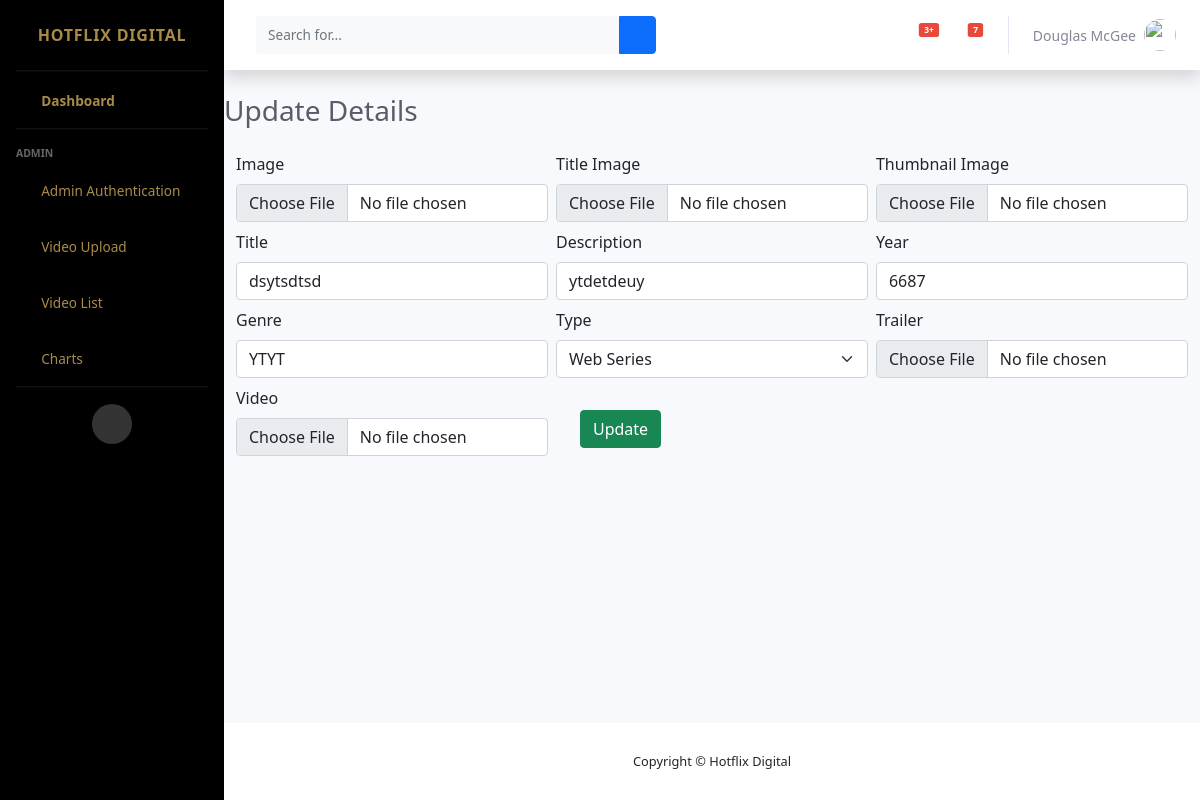
Page /update/35 on the committed database.
### adminpannel/models.py (models this page shows)
class VideosDetails(models.Model):
    class VIDEOS(models.TextChoices):
        MusicVideos = 'Music Videos'
        WebSeries = 'Web Series'
        Movies = 'Movies'
        Trailers = 'Trailers'
        Kids = 'Kids'
        Devotional = 'Devotional'
    image = models.ImageField(upload_to ='image/')
    titleImage = models.ImageField(upload_to ='titleImage/')
    thumbnailImage = models.ImageField(upload_to ='thumbnailImage/')
    title = models.CharField(max_length=100)
    description = models.CharField(max_length=2000)
    year = models.IntegerField(null=True)
    genre = models.CharField(null=True, max_length=100)
    type = models.CharField(
        max_length=12,
        choices=VIDEOS.choices,
        default=VIDEOS.MusicVideos,
    )
    trailer = models.FileField(upload_to='tailers/', null=True, verbose_name="Trailer")
    video = models.FileField(upload_to='videos/%y', null=True, verbose_name="Video")

### adminpannel/views.py (the view)
# urls.py: path('update/<int:id>', views.update, name='update'),
def update(request, id):
  mymember = VideosDetails.objects.get(id=id)
  template = loader.get_template('videoUpdate.html')
  context = {
    'mymember': mymember,
  }
  return HttpResponse(template.render(context, request))

### adminpannel/templates/videoUpdate.html (shortened to what this page needs)
{% extends 'dashboardBase.html' %}
{% load static %}
{% block content %}
<!doctype html>
<html lang="en">
  <head>
    <link href="https://cdn.jsdelivr.net/npm/bootstrap@5.0.2/dist/css/bootstrap.min.css" rel="stylesheet">
  </head>
  <body>
    <div class="d-sm-flex align-items-center justify-content-between mb-4">
      <h1 class="h3 mb-0 text-gray-800"> Update Details</h1>
      </div>
    <div class="container-fluid">
      <form action="updaterecord/{{ mymember.id }}" method="POST" class="row g-2" enctype="multipart/form-data">
        <div class="col-md-4">
          <label for="formFile" class="form-label">Image</label>
          <input class="form-control" type="file" id="formFile" name="image" value="{{ mymember.image}}">
        </div>
        <div class="col-md-4">
          <label for="formFile" class="form-label">Title Image</label>
          <input class="form-control" type="file" id="formFile" name="titleImage" value="{{ mymember.titleImage}}">
        </div>
        <div class="col-md-4">
          <label for="formFile" class="form-label">Thumbnail Image</label>
          <input class="form-control" type="file" id="formFile" name="thumbnailImage" value="{{ mymember.thumbnailImage}}">
        </div>
        <div class="col-md-4">
          <label for="inputEmail4" class="form-label">Title</label>
          <input type="text" class="form-control" id="inputEmail4" name="title" value="{{ mymember.title }}">
        </div>
        <div class="col-md-4">
          <label for="inputEmail4" class="form-label">Description</label>
          <input type="text" class="form-control" id="inputEmail4" name="description" value="{{ mymember.description}}">
        </div>
        <div class="col-md-4">
          <label for="inputEmail4" class="form-label">Year</label>
          <input type="text" class="form-control" id="inputEmail4" name="year" value="{{ mymember.year }}">
        </div>
        <div class="col-md-4">
          <label for="inputEmail4" class="form-label">Genre</label>
          <input type="text" class="form-control" id="inputEmail4" name="genre" value="{{ mymember.genre}}">
        </div>
        <div class="col-md-4">
          <label for="inputState" class="form-label">Type</label><br>
          <select id="inputState" class="form-select" name="type" value="{{ mymember.type}}">
            <option selected>{{mymember.type}}</option>
          </select>
        </div>
        <div class="col-md-4">
          <label for="formFile" class="form-label">Trailer</label>
          <input class="form-control" type="file" id="formFile" name="trailer" value="{{ mymember.trailer }}">
        </div>
        <div class="col-md-4">
          <label for="formFile" class="form-label">Video</label>
          <input class="form-control" type="file" id="formFile" name="video" value="{{ mymember.video }}">
        </div>
        <div class="col-md-4">
          <button type="submit" class="btn btn-success btn-rounded m-4">Update</button>
        </div>
      </form>
  </div>
{% endblock content %}

### rows in the picture
VideosDetails: title "dsytsdtsd", description "ytdetdeuy", year "6687", genre "YTYT", type "Web Series"
